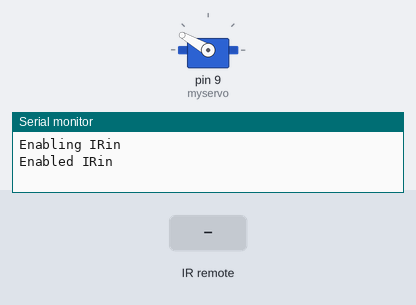
Simulated run of this sketch. Board: Arduino Uno, built with avr-gcc and run on an emulated ATmega328P. On the bench: servo, the last lines printed to the serial monitor. Inputs (shaded band) come from the test bench.

Above: at 1.2 s.
1.3 s: infrared code 0xFF30CF received
At 2.6 s:
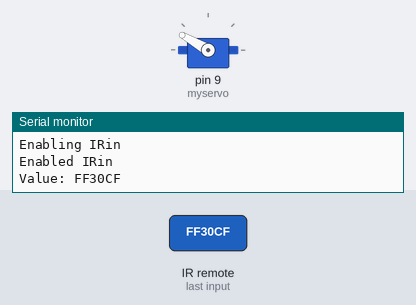
2.9 s: infrared code 0xFF18E7 received
At 4.0 s:
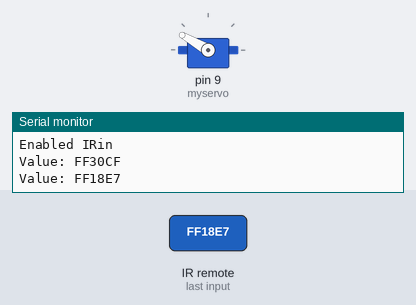
4.5 s: infrared code 0xFF7A85 received
At 5.4 s:
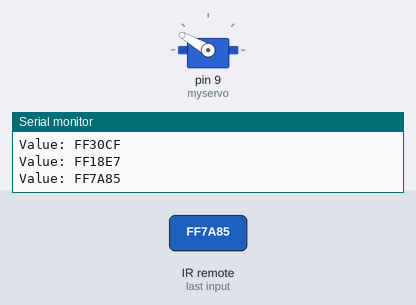
Timing chart, 0 to 7.5 s (numbered marks = the images above; inputs shaded):
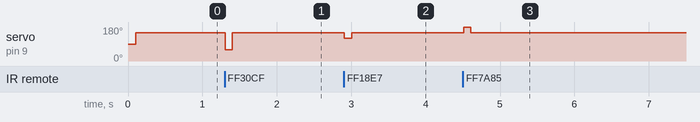

Measured:
- after the input at 1.3 s, servo on pin 9 (myservo): 150° → 60° at once, → 150° 0.10 s later
- after the input at 2.9 s, servo on pin 9 (myservo): 150° → 120° at once, → 150° 0.10 s later
- after the input at 4.5 s, servo on pin 9 (myservo): 150° → 180° at once, → 150° 0.10 s later

The sketch:

test.ino
```cpp
#include <Servo.h>
#include <IRremote.h>
int IRPIN = 2;
IRrecv irrecv(IRPIN);
decode_results result;

Servo myservo;  // 定义Servo对象来控制
int pos = 0;    // 角度存储变量

void setup() {
  myservo.attach(9);  // 控制线连接数字9
  Serial.begin(9600);
  Serial.println("Enabling IRin");
  irrecv.enableIRIn();
  Serial.println("Enabled IRin");
 // Initialize_streamer();
}

void loop() {
    if (irrecv.decode(&result))
  {
    Serial.print("Value: ");
    Serial.println(result.value, HEX);
    //Write_streamer();
    irrecv.resume();
    if(result.value == 0xFF30CF){
      myservo.write(60);
    }
    else if (result.value == 0xFF18E7){
      myservo.write(120);
    }
    else if (result.value == 0xFF7A85){
      myservo.write(180);
    }

  }

  delay(100);
  result.value = 0;
  myservo.write(150);

//  for (pos = 0; pos <= 180; pos ++) { // 0°到180°
//    // in steps of 1 degree
//    myservo.write(pos);              // 舵机角度写入
//    //delay(5);                       // 等待转动到指定角度
//  }
//  for (pos = 180; pos >= 0; pos --) { // 从180°到0°
//    myservo.write(pos);              // 舵机角度写入
//    //delay(5);                       // 等待转动到指定角度
  //}
}
```
